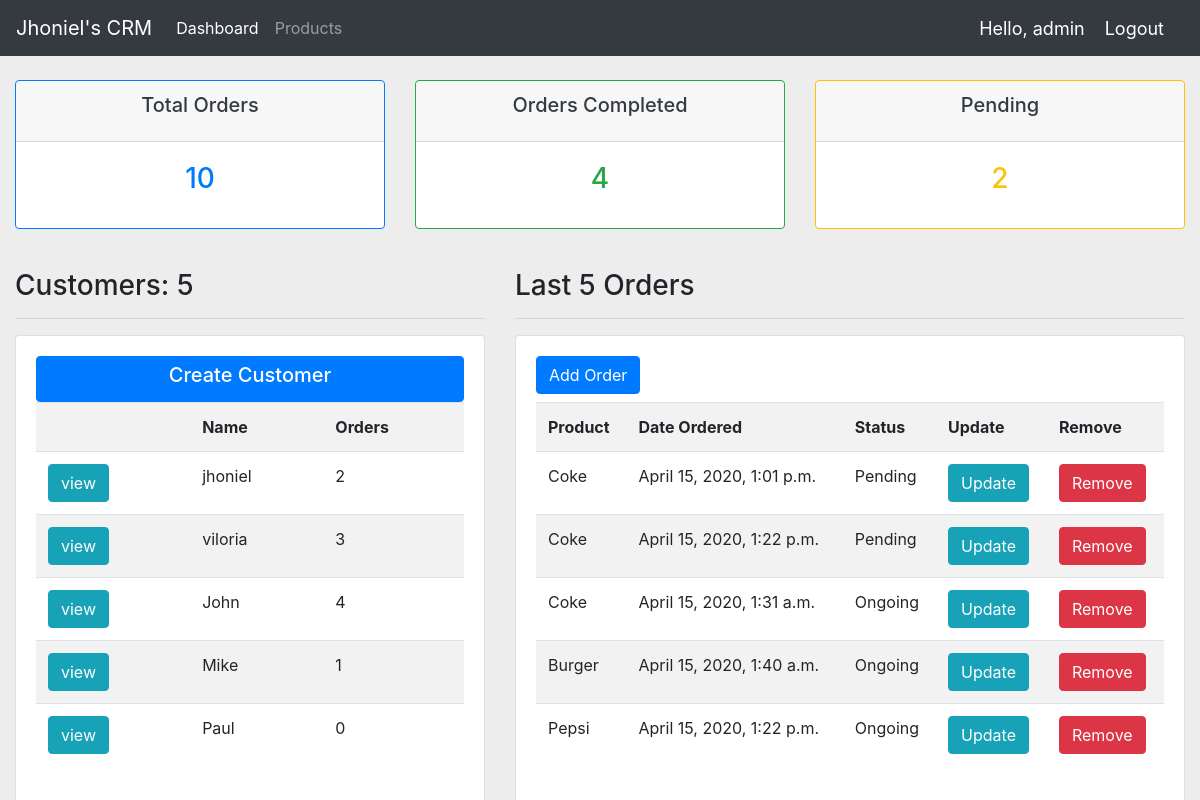
Page /dashboard/ (signed in) on the earlier database version.
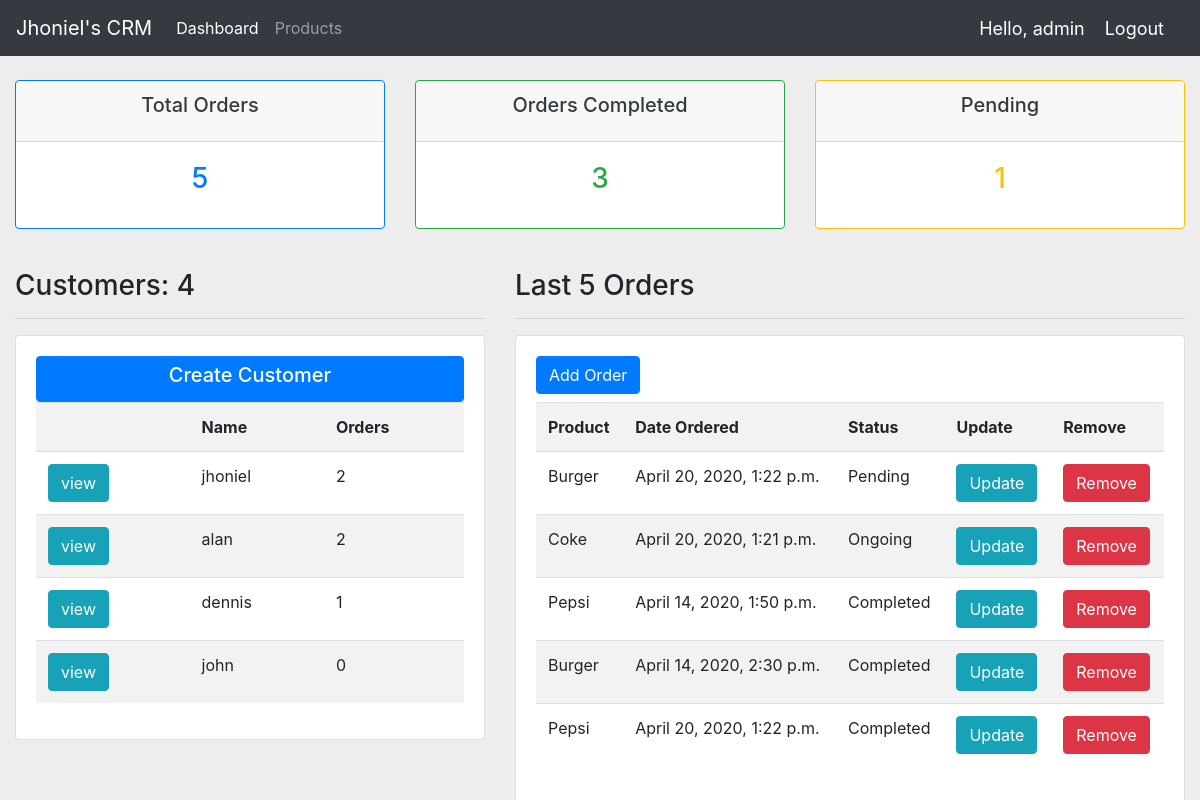
Same page on the later database version.
### accounts/models.py (models this page shows, shortened)
class Customer(models.Model):
    user = models.OneToOneField(User,
                                null=True,
                                on_delete=models.CASCADE)
    name = models.CharField(max_length=200)
    email = models.CharField(max_length=200)
    phone = models.CharField(max_length=20)
    @property
    def orders(self):
        order_count = self.order_set.all().count()
        return str(order_count)

class Order(models.Model):
    STATUS_CHOICES = (
        ('Pending', 'pending'),
        ('Ongoing', 'ongoing'),
        ('Completed', 'completed'),
    )
    status = models.CharField(max_length=20,
                              choices=STATUS_CHOICES,
                              default='Pending')
    item = models.ForeignKey(Product,
                             on_delete=models.CASCADE,
                             related_name='items')
    customer = models.ForeignKey(Customer,
                                 on_delete=models.CASCADE)
    created = models.DateTimeField(auto_now_add=True)
    updated = models.DateTimeField(auto_now=True)

class Product(models.Model):
    name = models.CharField(max_length=200)
    price = models.FloatField()
    created = models.DateTimeField(auto_now_add=True)
    def __str__(self):
        return self.name

### accounts/decorators.py (the view)
    def wrapper(request, *args, **kwargs):
        if request.user.is_staff:
            return my_func(request, *args, **kwargs)
        return redirect('profile')

### accounts/views.py (called while the page is built)
@admin_required
@login_required(login_url='login')
def dashboard(request):
    order_list = Order.objects.all()
    total_order = order_list.count()
    completed_order = order_list.filter(status='Completed').count()
    pending_order = order_list.filter(status='Pending').count()
    customer_list = Customer.objects.all()
    total_customer = customer_list.count()
    last5_order = order_list.order_by('-status')[0:5]
    context = {
        'total_order': total_order,
        'completed_order': completed_order,
        'pending_order': pending_order,
        'total_customer': total_customer,
        'customer_list': customer_list,
        'last5_order': last5_order,
    }
    return render(request, 'accounts/dashboard.html', context)

### accounts/templates/accounts/dashboard.html (shortened to what this page needs)
{% extends "base.html" %}
{% block content %}
<div class="container-fluid">
    <br>
    <div class="row">
        <div class="col col-md">
            <div class="card border-primary text-center text-dark mb-3" id="total-orders">
                <div class="card-header">
                    <h5 class="card-title">Total Orders</h5>
                </div>
                <div class="card-body text-primary">
                    <h3 class="card-title">{{ total_order }}</h3>
                </div>
            </div>
        </div>
        <div class="col col-md">
            <div class="card border-success text-center text-dark mb-3" id="total-orders">
                <div class="card-header">
                    <h5 class="card-title">Orders Completed</h5>
                </div>
                <div class="card-body text-success">
                    <h3 class="card-title">{{ completed_order }}</h3>
                </div>
            </div>
        </div>
        <div class="col col-md">
            <div class="card border-warning text-center text-dark mb-3" id="total-orders">
                <div class="card-header">
                    <h5 class="card-title">Pending</h5>
                </div>
                <div class="card-body text-warning">
                    <h3 class="card-title">{{ pending_order }}</h3>
                </div>
            </div>
        </div>
    </div>
</div>
<br>
<div class="container-fluid">
    <div class="row">
        <div class="col col-md-5">
            <h3>Customers: {{ total_customer }} </h3>
            <hr>
            <div class="card card-body">
                <a href="{% url "create_account" %}" class="btn btn-primary" role="button"><h5>Create Customer</h5></a>
                <table class="table table-striped">
                    <tr>
                        <th></th>
                        <th>Name</th>
                        <th>Orders</th>
                    </tr>
                    {% for customer in customer_list %}
                        <tr>
                            <td><a href="{% url 'customer_info' customer.id %}" class="btn btn-info">view</a></td>
                            <td>{{ customer.name }}</td>
                            <td>{{ customer.orders }} </td>
                        </tr>
                    {% endfor %}
                </table>
            </div>
        </div>
        <div class="col col-md-7">
            <h3>Last 5 Orders</h3>
            <hr>
            <div class="card card-body">
                <h5><a href="{% url "create_order" %}" class="btn btn-primary" role="button">Add Order</a></h5>
                <table class="table table-striped">
                    <tr>
                        <th>Product</th>
                        <th>Date Ordered</th>
                        <th>Status</th>
                        <th>Update</th>
                        <th>Remove</th>
                    </tr>
                    {% for order in last5_order %}
                        <tr>
                            <td>{{ order.item }}</td>
                            <td>{{ order.created }} </td>
                            <td>{{ order.status }} </td>
                            <td><a href="{% url "update_order" order.id %}?next={{ request.path|urlencode }}" class="btn btn-info" >Update</a></td>
                            <td><a href="" class="btn btn-danger">Remove</a></td>
                        </tr>
                    {% endfor %}
                </table>
            </div>
        </div>
    </div>
</div>
{% endblock %}

### accounts/templates/base.html (shortened to what this page needs)
<!DOCTYPE html>
<html lang="en">
<head>
    <link rel="stylesheet" href="https://maxcdn.bootstrapcdn.com/bootstrap/4.4.1/css/bootstrap.min.css">
</head>
<body >
{% include "navbar.html" %}
{% block content %}
{% endblock %}
</body>
</html>

### accounts/templates/navbar.html (shortened to what this page needs)
<nav class="navbar navbar-expand-lg navbar-dark bg-dark">
  <a class="navbar-brand" href="{% url "dashboard" %}">Jhoniel's CRM</a>
  <div class="collapse navbar-collapse" id="navbarNavDropdown">
    <ul class="navbar-nav">
      <li class="nav-item active">
        <a class="nav-link" href="{% url "dashboard" %}">Dashboard <span class="sr-only">(current)</span></a>
      </li>
      <li class="nav-item">
        <a class="nav-link" href="{% url "products" %}">Products</a>
      </li>
    </ul>
  </div>
  <span class="hello-msg">Hello, {{request.user}}</span>
  <span ><a  class="hello-msg" href="{% url 'logout' %}">Logout</a></span>
</nav>

### accounts/templates/base.html (style rules this page uses)
body { background: #EDEDED !important; }

### accounts/templates/navbar.html (style rules this page uses)
.hello-msg { font-size: 18px; color: #fff; margin-right: 20px; }

Differences in the rows shown:
removed Customer: name "viloria", orders "3"
removed Customer: name "John", orders "4"
removed Customer: name "Mike", orders "1"
removed Customer: name "Paul", orders "0"
removed Order: item "Coke", created "April 15, 2020, 1:01 p.m.", status "Pending"
removed Order: item "Coke", created "April 15, 2020, 1:22 p.m.", status "Pending"
removed Order: item "Coke", created "April 15, 2020, 1:31 a.m.", status "Ongoing"
removed Order: item "Burger", created "April 15, 2020, 1:40 a.m.", status "Ongoing"
removed Order: item "Pepsi", created "April 15, 2020, 1:22 p.m.", status "Ongoing"
added Customer: name "alan", orders "2"
added Customer: name "dennis", orders "1"
added Customer: name "john", orders "0"
added Order: item "Burger", created "April 20, 2020, 1:22 p.m.", status "Pending"
added Order: item "Coke", created "April 20, 2020, 1:21 p.m.", status "Ongoing"
now on this page (row unchanged): Order: item "Pepsi", created "April 14, 2020, 1:50 p.m.", status "Completed"
now on this page (row unchanged): Order: item "Burger", created "April 14, 2020, 2:30 p.m.", status "Completed"
added Order: item "Pepsi", created "April 20, 2020, 1:22 p.m.", status "Completed"
Other differences:
{{ total_order }}: "10" → "5"
{{ completed_order }}: "4" → "3"
{{ pending_order }}: "2" → "1"
{{ total_customer }}: "5" → "4"
